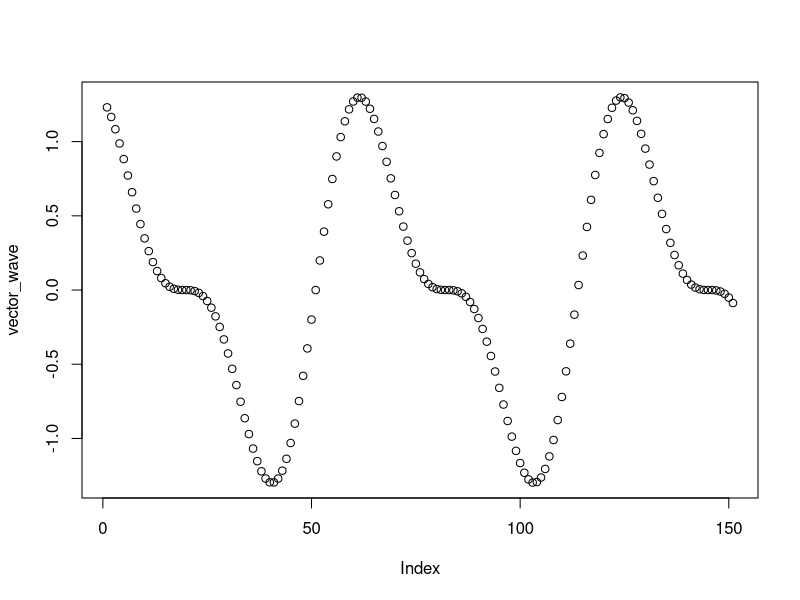

Write R code to recreate this figure.
# Exercise 1: creating and operating on vectors

# Create a vector `names` that contains your name and the names of 2 people 
# next to you. Print the vector.

names <- c("Haley", "James", "Amy")

# Use the colon operator : to create a vector `n` of numbers from 10:49

n <- 10:49

# Use the `length()` function to get the number of elements in `n`

length(n)

# Add 1 to each element in `n` and print the result

add_one <- n+1


# Create a vector `m` that contains the numbers 10 to 1 (in that order). 
# Hint: use the `seq()` function

m <- seq(10,1,-1)

# Subtract `m` FROM `n`. Note the recycling!

subtract <- n-m

# Use the `seq()` function to produce a range of numbers from -5 to 10 in `0.1`
# increments. Store it in a variable `x_range`

x_range <- seq(-5,10,0.1)

# Create a vector `sin_wave` by calling the `sin()` function on each element 
# in `x_range`.

sin_wave <- sin(x_range)

# Create a vector `cos_wave` by calling the `cos()` function on each element 
# in `x_range`.

cos_wave <- cos(x_range)

# Create a vector `wave` by multiplying `sin_wave` and `cos_wave` together, then
# adding `sin_wave` to the product

vector_wave <- sin_wave*cos_wave+sin_wave

# Use the `plot()` function to plot your `wave`!

plot(vector_wave)
